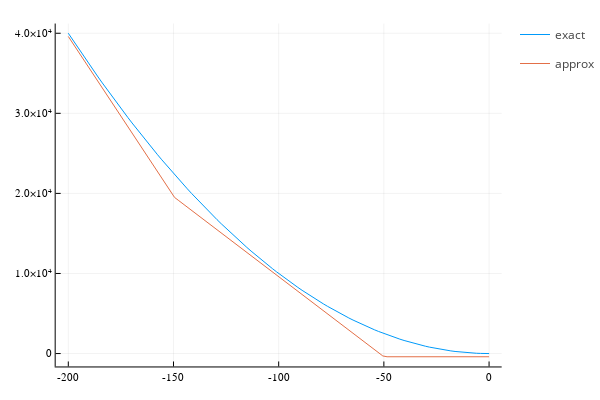

The notebook cell saved with this chart:
### Code cell
i=1
approx(x) = simplify(substitute(a[i][2].constraints[1],Dict(SNNT.AST.Variable("x2")=>x),fold=false)).value
exact(x) = simplify(substitute(a[i][1].term,Dict(SNNT.AST.Variable("rVel")=>x),fold=false)).value
xpts = range(-200,0, length=100)
Plots.plot(xpts,exact.(xpts),label="exact")
Plots.plot!(xpts,approx.(xpts),label="approx")

### Figure 1 — Plotly figure (JSON) as saved in the notebook; plotly's stock layout.template omitted (floating-point values rounded to 4 significant figures)
{"data": [{"colorbar": {"title": ""}, "legendgroup": "exact", "line": {"color": "rgba(0, 154, 250, 1.000)", "dash": "solid", "shape": "linear", "width": 1}, "mode": "lines", "name": "exact", "showlegend": true, "type": "scatter", "x": [-200, -198.0, -196.0, -193.9, -191.9, -189.9, -187.9, -185.9, -183.8, -181.8, -179.8, -177.8, -175.8, -173.7, -171.7, -169.7, -167.7, -165.7, -163.6, -161.6, -159.6, -157.6, -155.6, -153.5, -151.5, -149.5, -147.5, -145.5, -143.4, -141.4, -139.4, -137.4, -135.4, -133.3, -131.3, -129.3, -127.3, -125.3, -123.2, -121.2, -119.2, -117.2, -115.2, -113.1, -111.1, -109.1, -107.1, -105.1, -103.0, -101.0, -98.99, -96.97, -94.95, -92.93, -90.91, -88.89, -86.87, -84.85, -82.83, -80.81, -78.79, -76.77, -74.75, -72.73, -70.71, -68.69, -66.67, -64.65, -62.63, -60.61, -58.59, -56.57, -54.55, -52.53, -50.51, -48.48, -46.46, -44.44, -42.42, -40.4, -38.38, -36.36, -34.34, -32.32, -30.3, -28.28, -26.26, -24.24, -22.22, -20.2, -18.18, -16.16, -14.14, -12.12, -10.1, -8.081, -6.061, -4.04, -2.02, 0], "xaxis": "x", "y": [40000, 39200.0, 38400.0, 37610.0, 36830.0, 36060.0, 35300.0, 34540.0, 33800.0, 33060.0, 32330.0, 31600.0, 30890.0, 30180.0, 29490.0, 28800.0, 28120.0, 27440.0, 26780.0, 26120.0, 25470.0, 24830.0, 24200.0, 23570.0, 22960.0, 22350.0, 21750.0, 21160.0, 20570.0, 20000.0, 19430.0, 18870.0, 18320.0, 17780.0, 17240.0, 16720.0, 16200.0, 15690.0, 15190.0, 14690.0, 14210.0, 13730.0, 13260.0, 12800.0, 12350.0, 11900.0, 11460.0, 11040.0, 10620.0, 10200.0, 9799.0, 9403.0, 9015.0, 8636.0, 8264.0, 7901.0, 7546.0, 7199.0, 6861.0, 6530.0, 6208.0, 5893.0, 5587.0, 5289.0, 4999.0, 4718.0, 4444.0, 4179.0, 3922.0, 3673.0, 3432.0, 3200.0, 2975.0, 2759.0, 2551.0, 2351.0, 2159.0, 1975.0, 1800.0, 1632.0, 1473.0, 1322.0, 1179.0, 1045.0, 918.3, 799.9, 689.7, 587.7, 493.8, 408.1, 330.6, 261.2, 200.0, 146.9, 102.0, 65.3, 36.73, 16.32, 4.081, 0], "yaxis": "y", "zmax": null, "zmin": null}, {"colorbar": {"title": ""}, "legendgroup": "approx", "line": {"color": "rgba(227, 111, 71, 1.000)", "dash": "solid", "shape": "linear", "width": 1}, "mode": "lines", "name": "approx", "showlegend": true, "type": "scatter", "x": [-200, -198.0, -196.0, -193.9, -191.9, -189.9, -187.9, -185.9, -183.8, -181.8, -179.8, -177.8, -175.8, -173.7, -171.7, -169.7, -167.7, -165.7, -163.6, -161.6, -159.6, -157.6, -155.6, -153.5, -151.5, -149.5, -147.5, -145.5, -143.4, -141.4, -139.4, -137.4, -135.4, -133.3, -131.3, -129.3, -127.3, -125.3, -123.2, -121.2, -119.2, -117.2, -115.2, -113.1, -111.1, -109.1, -107.1, -105.1, -103.0, -101.0, -98.99, -96.97, -94.95, -92.93, -90.91, -88.89, -86.87, -84.85, -82.83, -80.81, -78.79, -76.77, -74.75, -72.73, -70.71, -68.69, -66.67, -64.65, -62.63, -60.61, -58.59, -56.57, -54.55, -52.53, -50.51, -48.48, -46.46, -44.44, -42.42, -40.4, -38.38, -36.36, -34.34, -32.32, -30.3, -28.28, -26.26, -24.24, -22.22, -20.2, -18.18, -16.16, -14.14, -12.12, -10.1, -8.081, -6.061, -4.04, -2.02, 0], "xaxis": "x", "y": [39600, 38790.0, 37980.0, 37180.0, 36370.0, 35560.0, 34750.0, 33940.0, 33140.0, 32330.0, 31520.0, 30710.0, 29900.0, 29090.0, 28290.0, 27480.0, 26670.0, 25860.0, 25050.0, 24250.0, 23440.0, 22630.0, 21820.0, 21010.0, 20210.0, 19500.0, 19090.0, 18690.0, 18290.0, 17880.0, 17480.0, 17070.0, 16670.0, 16270.0, 15860.0, 15460.0, 15050.0, 14650.0, 14250.0, 13840.0, 13440.0, 13030.0, 12630.0, 12230.0, 11820.0, 11420.0, 11010.0, 10610.0, 10210.0, 9802.0, 9398.0, 8994.0, 8590.0, 8186.0, 7782.0, 7378.0, 6974.0, 6570.0, 6166.0, 5762.0, 5358.0, 4954.0, 4549.0, 4145.0, 3741.0, 3337.0, 2933.0, 2529.0, 2125.0, 1721.0, 1317.0, 913.1, 509.1, 105.1, -299.0, -400, -400, -400, -400, -400, -400, -400, -400, -400, -400, -400, -400, -400, -400, -400, -400, -400, -400, -400, -400, -400, -400, -400, -400, -400], "yaxis": "y", "zmax": null, "zmin": null}], "layout": {"annotations": [], "height": 400, "legend_position": {"bgcolor": "rgba(255, 255, 255, 1.000)", "bordercolor": "rgba(0, 0, 0, 1.000)", "borderwidth": 1, "font": {"color": "rgba(0, 0, 0, 1.000)", "family": "sans-serif", "size": 11}, "title": {"font": {"color": "rgba(0, 0, 0, 1.000)", "family": "sans-serif", "size": 15}, "text": ""}, "tracegroupgap": 0, "traceorder": "normal", "x": 1, "xanchor": "auto", "y": 1, "yanchor": "auto"}, "margin": {"b": 20, "l": 0, "r": 0, "t": 20}, "paper_bgcolor": "rgba(255, 255, 255, 1.000)", "plot_bgcolor": "rgba(255, 255, 255, 1.000)", "showlegend": true, "width": 600, "xaxis": {"anchor": "y", "domain": [0.1103, 0.9934], "gridcolor": "rgba(0, 0, 0, 0.100)", "gridwidth": 0.5, "linecolor": "rgba(0, 0, 0, 1.000)", "mirror": false, "range": [-206, 6], "showgrid": true, "showline": true, "showticklabels": true, "tickangle": 0, "tickcolor": "rgb(0, 0, 0)", "tickfont": {"color": "rgba(0, 0, 0, 1.000)", "family": "sans-serif", "size": 11}, "tickmode": "array", "ticks": "inside", "ticktext": ["-200", "-150", "-100", "-50", "0"], "tickvals": [-200, -150, -100, -50, 0], "title": "", "titlefont": {"color": "rgba(0, 0, 0, 1.000)", "family": "sans-serif", "size": 15}, "type": "-", "visible": true, "zeroline": false, "zerolinecolor": "rgba(0, 0, 0, 1.000)"}, "yaxis": {"anchor": "x", "domain": [0.03762, 0.9902], "gridcolor": "rgba(0, 0, 0, 0.100)", "gridwidth": 0.5, "linecolor": "rgba(0, 0, 0, 1.000)", "mirror": false, "range": [-1612, 41212], "showgrid": true, "showline": true, "showticklabels": true, "tickangle": 0, "tickcolor": "rgb(0, 0, 0)", "tickfont": {"color": "rgba(0, 0, 0, 1.000)", "family": "sans-serif", "size": 11}, "tickmode": "array", "ticks": "inside", "ticktext": ["0", "1.0×10⁴", "2.0×10⁴", "3.0×10⁴", "4.0×10⁴"], "tickvals": [0, 10000, 20000, 30000, 40000], "title": "", "titlefont": {"color": "rgba(0, 0, 0, 1.000)", "family": "sans-serif", "size": 15}, "type": "-", "visible": true, "zeroline": false, "zerolinecolor": "rgba(0, 0, 0, 1.000)"}}}
